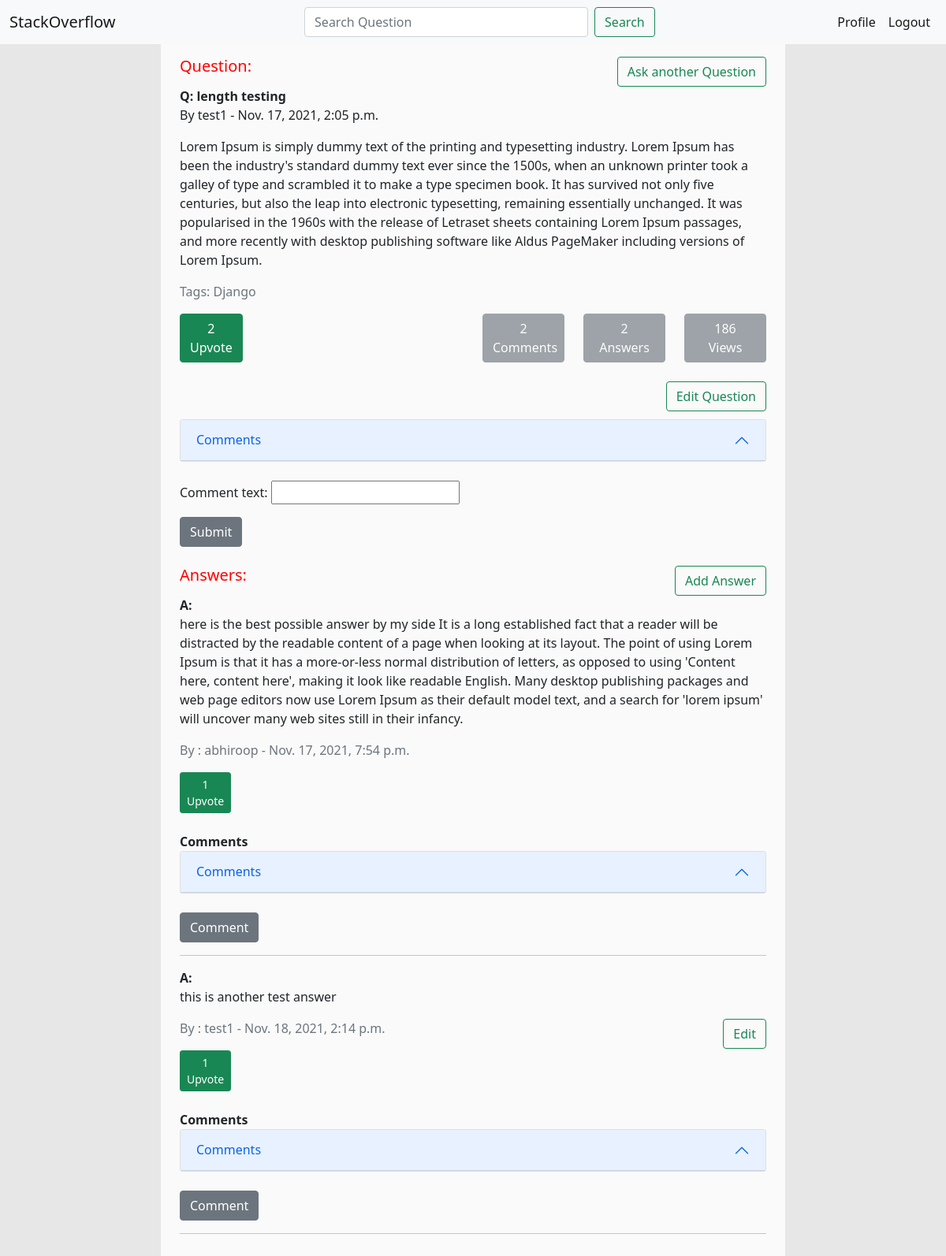
/question/6 (signed in), run on the app's committed database.
### lander/models.py (models this page shows, shortened)
class Question(models.Model):
    QUESTION_TAGS = (
        ('WebDev','WebDev'),
        ('Software','Software'),
        ('Django','Django'),
        ('java','java'),
        ('python','python'),
    )
    user = models.ForeignKey(User, on_delete=models.CASCADE)
    question_heading = models.CharField(max_length=50, null=True)
    question_text = models.CharField(max_length=1000, null=False)
    post_date = models.DateTimeField(auto_now_add=True)
    ans_count = models.IntegerField(default=0)
    comment_count = models.IntegerField(default=0)
    views = models.IntegerField(default=0)
    upvote_count = models.IntegerField(default=0, null=True)
    tags = MultiSelectField(choices = QUESTION_TAGS)

class Answer(models.Model):
    question = models.ForeignKey(Question, on_delete=models.CASCADE)
    user = models.ForeignKey(User,on_delete=models.CASCADE)
    ans_text = models.CharField(max_length=1000)
    post_date = models.DateTimeField(auto_now_add=True)
    upvote_count = models.IntegerField(default=0, null=True)

### lander/views.py (the view, shortened to what this page needs)
# urls.py: path('question/<int:question_id>', views.question_detail, name='question_detail'),
def question_detail(request,question_id):
    context = {}
    current_user = request.user
    question = Question.objects.get(pk = question_id)
    question_upvotes = UpvoteQuestion.objects.filter(question__pk = question_id)
    count_question_upvotes=question_upvotes.count()
    question.upvote_count = count_question_upvotes
    question.views +=1
    question.save()
    answers = Answer.objects.filter(question__pk = question_id).order_by('-upvote_count')
    count_answers = answers.count()
    comments = CommentQuestion.objects.filter(question__pk = question_id).order_by('-post_date')
    count_comments = comments.count()
    form = CommentQuestionForm(request.POST or None)
    count_upvotes=''
    another_answer = Answer.objects.filter(question__pk = question_id).first()
    for a in answers:
        upvotes = UpvoteAnswer.objects.filter(answer__pk = a.id)
        if upvotes:
            count_upvotes = upvotes.count()
            a.upvote_count = count_upvotes
            a.save()
    context = {'question':question,
        'form':form, 'comments':comments, 'answers':answers,
        'count_answers':count_answers, 'count_comments': count_comments,
        'count_question_upvotes':count_question_upvotes,
        'count_upvotes':count_upvotes,
        'another_ansewer':another_answer,
        'current_user':current_user,
    }
    return render(request, 'lander/question_detail.html',context)

### lander/forms.py
class CommentQuestionForm(forms.ModelForm):
    class Meta:
        model = CommentQuestion
        fields = ("comment_text",)

### lander/templates/lander/question_detail.html (shortened to what this page needs)
{% extends 'lander/base.html' %}
{% load static %}
    {% block content %}
    <div class="content">
        <div class="main_container mt-0"><br>
        <div class="first_line">
            <h5 class="search_result">Question: </h5>
            <a href="{% url 'ask_question' %}" class="add_ques btn btn-outline-success" >Ask another Question</a>
        </div>
        <strong>Q: {{ question.question_heading }}</strong>
        <p >By {{ question.user }} - {{question.post_date}} </p>
        <p>{{ question.question_text}}</p>
        <p class="text-muted">Tags: {{question.tags}}</p>
        <div id="detail_buttons_large_screen">
        <div class="row">
            <div class="col-md-4">
                <div class="col-md-5 px-0">
                    <a href="{% url 'upvote_question' question.id %}"><button class="btn btn-success" >{{question.upvote_count }} <br> Upvote</button></a>
                </div>
            </div>
            <div class="col-md-2"></div>
            <div class="col-md-2"><button class="btn btn-secondary button_width" disabled>{{ count_comments }} <br> Comments</button></div>
            <div class="col-md-2"><button class="btn btn-secondary button_width" disabled>{{ count_answers }} <br> Answers</button></div>
            <div class="col-md-2"><button class="btn btn-secondary button_width" disabled>{{ question.views }} <br> Views</button></div>
        </div>
        <br>
        {% if question.user == current_user %}
        <div class="upvote">
            <a href="{% url 'update_question' question.id  %}" class="add_ques btn btn-outline-success" >Edit Question</a>
        </div>
        {% endif %}
        </div>
        <br><br>
        <div>
            <div >
                <div class="accordion" id="accordionExample">
                    <div class="accordion-item">
                      <h2 class="accordion-header" id="headingOne">
                        <button class="accordion-button" type="button" data-bs-toggle="collapse" data-bs-target="#collapseOne" aria-expanded="true" aria-controls="collapseOne">
                          Comments
                        </button>
                      </h2>
                    </div>
                </div>
                <br>
                {% if user.is_authenticated %}
                <form method="POST" enctype="multipart/form-data">
                    {{ form.as_p }}
                    <input class="btn btn-secondary" type="submit" value="Submit" name="comment_question_form">
                </form>
                {% else %}
                Login to comment
                {% endif %}
            </div>
        </div>
        <br>
        <div class="answers">
            <div class="first_line">
                <h5 class="search_result">Answers: </h5>
                <a href="{% url 'add_answer' question.id %}" class="add_ques btn btn-outline-success" >Add Answer</a>
            </div>
            {% for i in answers %}
            <strong>A: </strong>
            <p>{{ i.ans_text}}</p>
            {% if i.user == current_user %}
            <a href="{% url 'update_answer' question.id i.id %}" class="add_ques btn btn-outline-success" >Edit</a>
            {% endif %}
            <p class="text-muted">By : {{i.user}}  -  {{i.post_date}}</p>
            <div class="upvote">
                <span class="text-success">
                    <a href="{% url 'upvote_answer' question.id i.id %}"><button class=" btn btn-success btn-sm" >{{ i.upvote_count }}  <br> Upvote</button></a>
                </span>
            </div><br>
            <strong>Comments</strong>
                <br>
                <div class="accordion" id="accordionExample">
                    <div class="accordion-item">
                      <h2 class="accordion-header" id="headingOne">
                        <button class="accordion-button" type="button" data-bs-toggle="collapse" data-bs-target="#collapsetwo" aria-expanded="true" aria-controls="collapsetwo">
                          Comments
                        </button>
                      </h2>
                    </div>
                </div>
            <div >
                <br>
                {% if user.is_authenticated %}
                <div class="comment_answer">
                    <span class="text-success">
                        <a href="{% url 'comment_answer' question.id i.id %}" style="text-decoration: none;"><button class="btn btn-secondary">Comment</button></a>
                    </span>
                </div>
                {% else %}
                Login to comment
                {% endif %}
            </div>
            <hr>
            {% endfor %}
            <br>
        </div>
        </div>
    </div>
    {% endblock %}

### lander/templates/lander/base.html (style rules this page uses)
.content { margin-right: 17vw; margin-left: 17vw; background-color: rgb(250, 250, 250); }
.main_container { margin: 2vw; }
.search_result { color: red; }
.first_line { display: flex; flex-direction: row; justify-content: space-between; }
#detail_buttons_large_screen { display: block; }
.button_width { width: 100%; }
.add_ques { float: right; }
.body { background-color: rgb(231, 231, 231); }

### data on the page
Question: question_heading "length testing", user "test1", post_date "Nov. 17, 2021, 2:05 p.m.", question_text "Lorem Ipsum is simply dummy text of the printing and typesetting industry. Lorem Ipsum has been the industry's standard dummy text ever since the 1500s, when an unknown printer took a galley of type and scrambled it to make a type specimen book. It has survived not only five centuries, but also the leap into electronic typesetting, remaining essentially unchanged. It was popularised in the 1960s with the release of Letraset sheets containing Lorem Ipsum passages, and more recently with desktop publishing software like Aldus PageMaker including versions of Lorem Ipsum.", tags "Django", upvote_count "2", views "186"
Answer: ans_text "here is the best possible answer by my side It is a long established fact that a reader will be distracted by the readable content of a page when looking at its layout. The point of using Lorem Ipsum is that it has a more-or-less normal distribution of letters, as opposed to using 'Content here, content here', making it look like readable English. Many desktop publishing packages and web page editors now use Lorem Ipsum as their default model text, and a search for 'lorem ipsum' will uncover many web sites still in their infancy.", user "abhiroop", post_date "Nov. 17, 2021, 7:54 p.m.", upvote_count "1"
Answer: ans_text "this is another test answer", shows "Edit", user "test1", post_date "Nov. 18, 2021, 2:14 p.m.", upvote_count "1"

### other printed values
{{ count_comments }} "2"
{{ count_answers }} "2"
